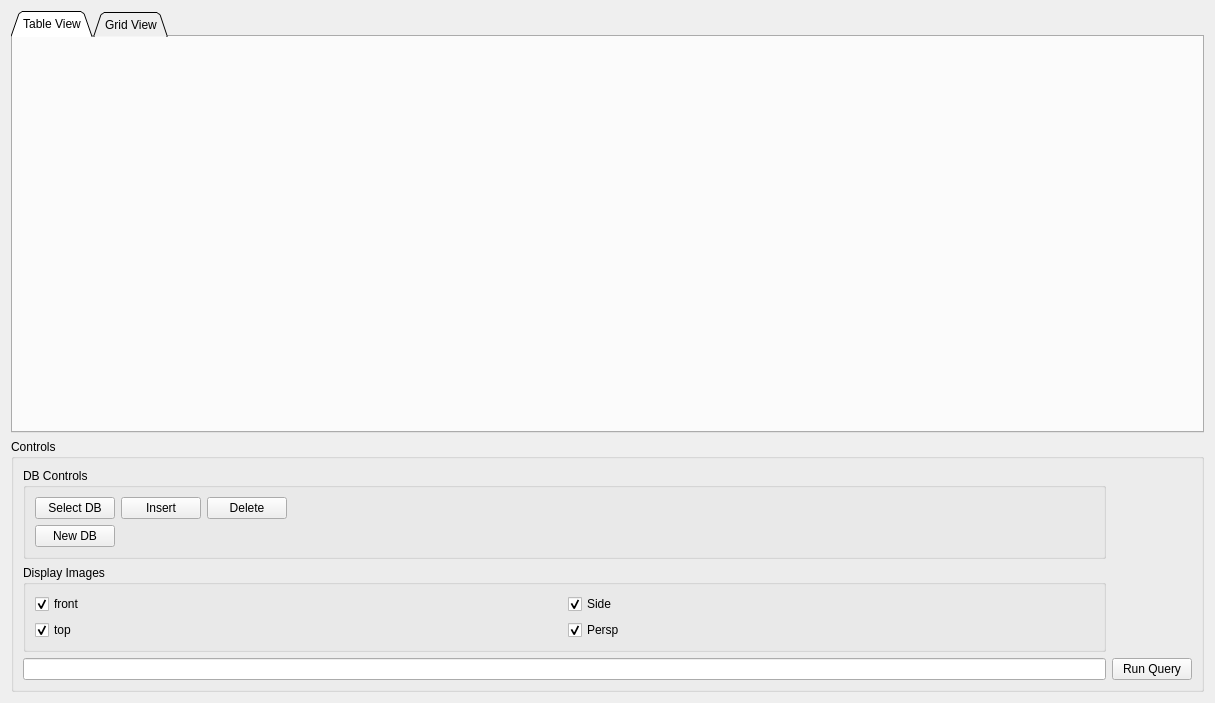
<?xml version="1.0" encoding="UTF-8"?>
<ui version="4.0">
 <class>ClutterUI</class>
 <widget class="QWidget" name="ClutterUI">
  <property name="geometry">
   <rect>
    <x>0</x>
    <y>0</y>
    <width>1215</width>
    <height>703</height>
   </rect>
  </property>
  <property name="windowTitle">
   <string>Clutter Base</string>
  </property>
  <layout class="QVBoxLayout" name="verticalLayout" stretch="4,1">
   <item>
    <widget class="QTabWidget" name="db_view">
     <property name="tabShape">
      <enum>QTabWidget::TabShape::Triangular</enum>
     </property>
     <property name="currentIndex">
      <number>0</number>
     </property>
     <widget class="QWidget" name="table_tab">
      <attribute name="title">
       <string>Table View</string>
      </attribute>
      <layout class="QVBoxLayout" name="db_layout"/>
     </widget>
     <widget class="QWidget" name="view_tab">
      <attribute name="title">
       <string>Grid View</string>
      </attribute>
      <layout class="QVBoxLayout" name="view_tab_layout"/>
     </widget>
    </widget>
   </item>
   <item>
    <widget class="QGroupBox" name="controls_gb">
     <property name="title">
      <string>Controls</string>
     </property>
     <layout class="QGridLayout" name="gridLayout">
      <item row="2" column="1">
       <widget class="QPushButton" name="run_query_button">
        <property name="text">
         <string>Run Query</string>
        </property>
       </widget>
      </item>
      <item row="2" column="0">
       <widget class="QLineEdit" name="query_text"/>
      </item>
      <item row="1" column="0">
       <widget class="QGroupBox" name="groupBox">
        <property name="title">
         <string>Display Images</string>
        </property>
        <layout class="QGridLayout" name="gridLayout_2">
         <item row="1" column="1">
          <widget class="QCheckBox" name="display_persp">
           <property name="text">
            <string>Persp</string>
           </property>
           <property name="checked">
            <bool>true</bool>
           </property>
          </widget>
         </item>
         <item row="0" column="0">
          <widget class="QCheckBox" name="display_front">
           <property name="text">
            <string>front</string>
           </property>
           <property name="checked">
            <bool>true</bool>
           </property>
          </widget>
         </item>
         <item row="0" column="1">
          <widget class="QCheckBox" name="display_side">
           <property name="text">
            <string>Side</string>
           </property>
           <property name="checked">
            <bool>true</bool>
           </property>
          </widget>
         </item>
         <item row="1" column="0">
          <widget class="QCheckBox" name="display_top">
           <property name="text">
            <string>top</string>
           </property>
           <property name="checked">
            <bool>true</bool>
           </property>
          </widget>
         </item>
        </layout>
       </widget>
      </item>
      <item row="0" column="0">
       <widget class="QGroupBox" name="groupBox_2">
        <property name="title">
         <string>DB Controls</string>
        </property>
        <layout class="QGridLayout" name="gridLayout_3">
         <item row="0" column="2">
          <widget class="QPushButton" name="delete_from_db">
           <property name="text">
            <string>Delete</string>
           </property>
          </widget>
         </item>
         <item row="0" column="4">
          <spacer name="horizontalSpacer">
           <property name="orientation">
            <enum>Qt::Orientation::Horizontal</enum>
           </property>
           <property name="sizeHint" stdset="0">
            <size>
             <width>40</width>
             <height>20</height>
            </size>
           </property>
          </spacer>
         </item>
         <item row="0" column="0">
          <widget class="QPushButton" name="select_db">
           <property name="text">
            <string>Select DB</string>
           </property>
          </widget>
         </item>
         <item row="0" column="1">
          <widget class="QPushButton" name="insert_to_db">
           <property name="text">
            <string>Insert</string>
           </property>
          </widget>
         </item>
         <item row="1" column="0">
          <widget class="QPushButton" name="new_db">
           <property name="text">
            <string>New DB</string>
           </property>
          </widget>
         </item>
        </layout>
       </widget>
      </item>
     </layout>
    </widget>
   </item>
  </layout>
 </widget>
 <resources/>
 <connections/>
</ui>
